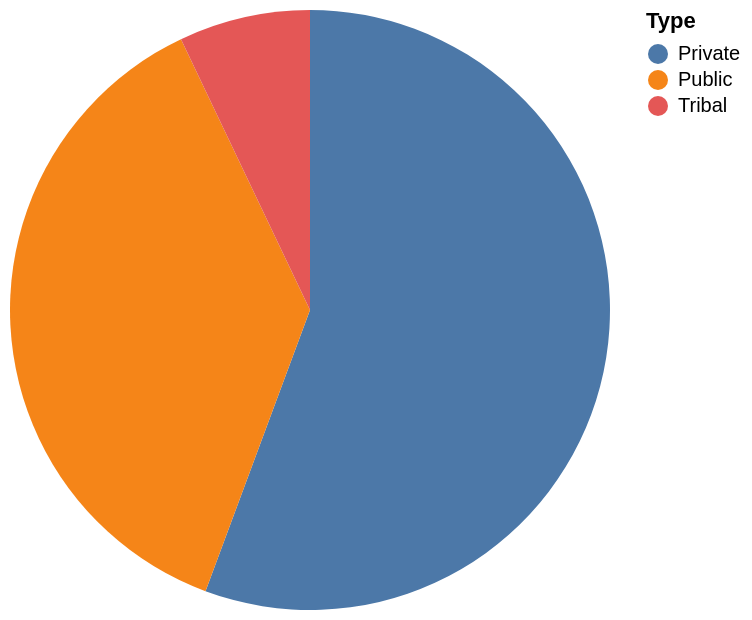

Write the Vega-Lite specification saved for this chart.
### Vega-Lite specification from a JSON file in a GitHub repository (floating-point values rounded to 4 significant figures)
{"data": {"values": [{"x_data": "Private", "y_data": 7868}, {"x_data": "Public", "y_data": 5267}, {"x_data": "Tribal", "y_data": 1000}]}, "mark": "arc", "encoding": {"theta": {"field": "y_data", "type": "quantitative", "title": "sum(enrollment)"}, "color": {"field": "x_data", "type": "nominal", "title": "Type"}}}
